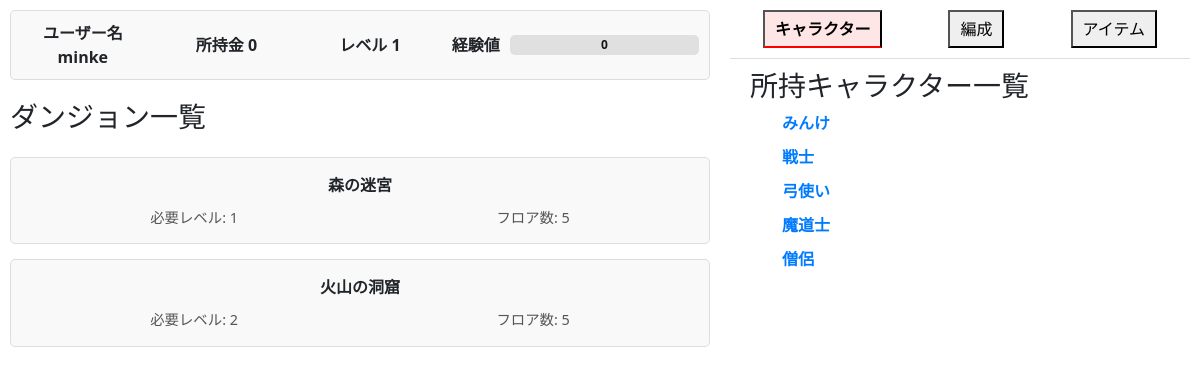
Screenshot of /game-main.php (signed in) with the database file from the repository.
### tables this page shows
CREATE TABLE `users` (
  `id` int(11) NOT NULL AUTO_INCREMENT,
  `username` varchar(50) NOT NULL,
  `password` varchar(255) NOT NULL,
  `gold` int(11) NOT NULL DEFAULT 0,
  `level` int(11) NOT NULL DEFAULT 1,
  `xp` int(11) NOT NULL DEFAULT 0,
  `last_save` timestamp NOT NULL DEFAULT current_timestamp(),
  PRIMARY KEY (`id`)
);

CREATE TABLE `dungeons` (
  `id` int(11) NOT NULL AUTO_INCREMENT,
  `name` varchar(255) NOT NULL,
  `required_level` int(11) NOT NULL,
  `floor` int(11) NOT NULL,
  `max_enemies` int(11) DEFAULT NULL,
  `reward_xp` int(11) NOT NULL,
  `created_at` datetime DEFAULT current_timestamp(),
  `updated_at` datetime DEFAULT current_timestamp() ON UPDATE current_timestamp(),
  PRIMARY KEY (`id`)
);

CREATE TABLE `characters_inventory` (
  `id` int(11) NOT NULL AUTO_INCREMENT,
  `user_id` int(11) NOT NULL,
  `character_id` int(11) NOT NULL,
  `name` varchar(100) NOT NULL,
  `level` int(11) DEFAULT 1,
  `hp` int(11) DEFAULT 100,
  `xp` int(11) DEFAULT 0,
  `attack` int(11) DEFAULT 5,
  `updated_at` timestamp NOT NULL DEFAULT current_timestamp() ON UPDATE current_timestamp(),
  PRIMARY KEY (`id`),
  KEY `fk_character_inventory_user` (`user_id`),
  KEY `fk_character_inventory_character` (`character_id`),
  CONSTRAINT `fk_character_inventory_character` FOREIGN KEY (`character_id`) REFERENCES `characters` (`character_id`),
  CONSTRAINT `fk_character_inventory_user` FOREIGN KEY (`user_id`) REFERENCES `users` (`id`)
);

### User.php (called while the page is built, shortened)
<?php
class User {
    private $pdo;
    private $id;
    public $username;
    public $gold;
    public $level;
    public $xp;
    public function __construct($pdo, $id) {
        $this->pdo = $pdo;
        $this->id = $id;
        $this->loadUser();
    }
    private function loadUser() {
        $stmt = $this->pdo->prepare("SELECT username, gold, level, xp FROM users WHERE id = :id");
        $stmt->bindParam(':id', $this->id, PDO::PARAM_INT);
        if (!$stmt->execute()) {
            throw new Exception("クエリの実行に失敗しました: " . implode(", ", $stmt->errorInfo()));
        }
        if ($stmt->rowCount() === 1) {
            $user = $stmt->fetch(PDO::FETCH_ASSOC);
            $this->username = $user['username'];
            $this->gold = $user['gold'];
            $this->level = $user['level'];
            $this->xp = $user['xp'];
        } else {
            throw new Exception("ユーザーが見つかりません");
        }
    }
    public function getUsername() {
        return $this->username;
    }
    public function getGold() {
        return $this->gold;
    }
    public function getLevel() {
        return $this->level;
    }
    public function getXp() {
        return $this->xp;
    }
}

### Dungeon.php (called while the page is built, shortened)
<?php
class Dungeon {
    private $pdo;
    public function __construct($pdo) {
        $this->pdo = $pdo;
    }
    public function getActiveDungeonsByUser($userId) {
        $stmt = $this->pdo->prepare("
            SELECT d.*
            FROM dungeons d
            INNER JOIN progress_dungeons pd ON d.id = pd.dungeon_id
            WHERE pd.user_id = :user_id AND pd.is_active = 1
            ORDER BY d.id ASC
        ");
        $stmt->bindParam(':user_id', $userId, PDO::PARAM_INT);
        $stmt->execute();
        return $stmt->fetchAll(PDO::FETCH_ASSOC);
    }
}

### Character.php (called while the page is built, shortened)
<?php
class Character {
    private $pdo;
    private $userId;
    public $characters;
    public function __construct($pdo, $userId) {
        $this->pdo = $pdo;
        $this->userId = $userId;
        $this->loadCharacters();
    }
    private function loadCharacters() {
        $sql = "SELECT id, name, level, hp, attack, xp, updated_at
                FROM characters_inventory
                WHERE user_id = :user_id";
        $stmt = $this->pdo->prepare($sql);
        $stmt->execute(['user_id' => $this->userId]);
        $this->characters = $stmt->fetchAll(PDO::FETCH_ASSOC);
    }
    public function getCharacters() {
        return $this->characters;
    }
}
?>

### game-main.php (the view, shortened to what this page needs)
<?php
require_once 'db.php';
require_once 'User.php';
require_once 'Character.php';
require_once 'Dungeon.php';
$userId = $_SESSION['user_id'];
try {
  $db = new Database();
  $pdo = $db->getConnection();
  $user = new User($pdo, $userId);
  $character = new Character($pdo, $userId);
  $characters = $character->getCharacters();
  $dungeon = new Dungeon($pdo);
  $activeDungeons = $dungeon->getActiveDungeonsByUser($userId);
} catch (Exception $e) {
  die("エラー: " . $e->getMessage());
}
$currentSection = isset($_SESSION['section']) ? $_SESSION['section'] : 'characters';
?>
<head>
  <link rel="stylesheet" type="text/css" href="style.css">
  <link rel="stylesheet" href="https://cdn.jsdelivr.net/npm/bootstrap@5.3.0-alpha1/dist/css/bootstrap.min.css">
</head>
<div class="content-wrapper">
  <div class="left-panel">
    <div class="user-info" style="padding: 10px; border: 1px solid #ddd; border-radius: 5px; background-color: #f9f9f9; display: flex; justify-content: space-between; align-items: center;">
      <div style="flex: 1; text-align: center; font-weight: bold;">ユーザー名 <?= htmlspecialchars($user->getUsername(), ENT_QUOTES, 'UTF-8') ?></div>
      <div style="flex: 1; text-align: center; font-weight: bold;">所持金 <?= number_format($user->getGold()) ?></div>
      <div style="flex: 1; text-align: center; font-weight: bold;">レベル <?= $user->getLevel() ?></div>
      <div style="flex: 2; display: flex; align-items: center; gap: 10px;">
        <span style="font-weight: bold; white-space: nowrap;">経験値</span>
        <div class="progress-bar-container" style="flex-grow: 1;">
          <div class="progress-bar-text">
            <?= $user->getXp() ?>
          </div>
        </div>
      </div>
    </div>
    <div class="dungeons-container">
      <div class="dungeon-list">
        <h3>ダンジョン一覧</h3>
        <?php foreach ($activeDungeons as $d): ?>
            <div id="dungeon-<?= $d['id'] ?>" class="dungeon-box" onclick="selectDungeon(<?= $d['id'] ?>)">
                <div class="dungeon-header">
                  <?= htmlspecialchars($d['name'], ENT_QUOTES, 'UTF-8') ?>
                </div>
                <div class="dungeon-info">
                    <span>必要レベル: <?= $d['required_level'] ?></span>
                    <span>フロア数: <?= $d['floor'] ?></span>
                </div>
            </div>
        <?php endforeach; ?>
      </div>
    </div>
  </div>
  <div class="right-panel">
    <div class="nav-bar">
      <button onclick="showSection('characters')" style="padding: 5px 10px;">キャラクター</button>
      <button onclick="showSection('parties')" style="padding: 5px 10px;">編成</button>
      <button onclick="showSection('items')" style="padding: 5px 10px;">アイテム</button>
    </div>
    <div id="content">
      <div id="characters" class="<?= $currentSection === 'characters' ? '' : 'hidden' ?>">
          <h3>所持キャラクター一覧</h3>
          <ul>
              <?php foreach ($characters as $character): ?>
                  <li>
                      <strong class="character-name" onclick="toggleCharacterDetails(<?= intval($character['id']) ?>)">
                          <?= htmlspecialchars($character['name'], ENT_QUOTES, 'UTF-8') ?>
                      </strong>
                  </li>
              <?php endforeach; ?>
          </ul>
      </div>
    </div>
  </div>
</div>

### style.css (style rules this page uses)
.content-wrapper { display: flex; width: 100%; height: 100vh; position: relative; }
.left-panel { display: flex; flex-direction: column; flex: 1; height: 100%; padding: 10px; box-sizing: border-box; justify-content: flex-start; gap: 10px; }
.user-info { display: flex; justify-content: space-between; align-items: center; gap: 20px; }
.user-info > div { flex: 1; text-align: center; }
.progress-bar-container { width: 100%; background-color: #e0e0e0; border-radius: 5px; position: relative; height: 20px; }
.progress-bar-text { position: absolute; top: 50%; left: 50%; transform: translate(-50%, -50%); color: rgb(24, 20, 20); font-weight: bold; font-size: 12px; }
.dungeon-list { display: flex; flex-direction: column; gap: 15px; margin-top: 10px; }
.dungeon-box { display: flex; flex-direction: column; padding: 15px; border: 1px solid #ddd; border-radius: 5px; background-color: #f9f9f9; cursor: pointer; transition: background-color 0.3s, border-color 0.3s; }
.dungeon-header { font-weight: bold; margin-bottom: 10px; text-align: center; }
.dungeon-info { display: flex; justify-content: space-around; gap: 10px; }
.dungeon-info span { font-size: 0.9rem; color: #555; }
.right-panel { display: flex; flex-direction: column; width: 40%; height: 100%; padding: 10px; box-sizing: border-box; }
.nav-bar { display: flex; justify-content: space-around; margin-bottom: 10px; border-bottom: 1px solid #ddd; padding-bottom: 10px; }
#content { flex: 1; overflow-y: auto; margin: 0 20px; }
#characters, #items { padding: 0; list-style: none; margin-bottom: 10px; }
#characters li, #items li { margin-bottom: 10px; list-style-type: none; }
.nav-bar button.active { font-weight: bold; border-bottom: 2px solid red; background-color: #ffe6e6; }
.character-name { cursor: pointer; color: #007bff; }

### rows the page displays
users: username "minke", gold "0", level "1", xp "0"
dungeons: name "森の迷宮", required_level "1", floor "5"
dungeons: name "火山の洞窟", required_level "2", floor "5"
characters_inventory: name "みんけ"
characters_inventory: name "戦士"
characters_inventory: name "弓使い"
characters_inventory: name "魔道士"
characters_inventory: name "僧侶"
